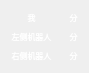
<?xml version="1.0" encoding="UTF-8"?>
<ui version="4.0">
 <class>ScorePanel</class>
 <widget class="QWidget" name="ScorePanel">
  <property name="geometry">
   <rect>
    <x>0</x>
    <y>0</y>
    <width>82</width>
    <height>57</height>
   </rect>
  </property>
  <property name="font">
   <font>
    <kerning>false</kerning>
   </font>
  </property>
  <property name="windowTitle">
   <string>Form</string>
  </property>
  <layout class="QGridLayout" name="gridLayout">
   <item row="2" column="1">
    <widget class="QLabel" name="RightScore">
     <property name="font">
      <font>
       <family>宋体</family>
       <pointsize>6</pointsize>
      </font>
     </property>
     <property name="styleSheet">
      <string notr="true">color: rgb(255, 255, 255);</string>
     </property>
     <property name="text">
      <string/>
     </property>
     <property name="alignment">
      <set>Qt::AlignCenter</set>
     </property>
    </widget>
   </item>
   <item row="0" column="0">
    <widget class="QLabel" name="meTitle">
     <property name="font">
      <font>
       <family>宋体</family>
       <pointsize>6</pointsize>
      </font>
     </property>
     <property name="styleSheet">
      <string notr="true">color: rgb(255, 255, 255);</string>
     </property>
     <property name="text">
      <string>我</string>
     </property>
     <property name="alignment">
      <set>Qt::AlignCenter</set>
     </property>
    </widget>
   </item>
   <item row="1" column="0">
    <widget class="QLabel" name="leftTitle">
     <property name="font">
      <font>
       <family>宋体</family>
       <pointsize>6</pointsize>
      </font>
     </property>
     <property name="styleSheet">
      <string notr="true">color: rgb(255, 255, 255);</string>
     </property>
     <property name="text">
      <string>左侧机器人</string>
     </property>
     <property name="alignment">
      <set>Qt::AlignCenter</set>
     </property>
    </widget>
   </item>
   <item row="1" column="2">
    <widget class="QLabel" name="score2">
     <property name="font">
      <font>
       <family>宋体</family>
       <pointsize>6</pointsize>
      </font>
     </property>
     <property name="styleSheet">
      <string notr="true">color: rgb(255, 255, 255);</string>
     </property>
     <property name="text">
      <string>分</string>
     </property>
     <property name="alignment">
      <set>Qt::AlignCenter</set>
     </property>
    </widget>
   </item>
   <item row="2" column="0">
    <widget class="QLabel" name="rightTitle">
     <property name="font">
      <font>
       <family>宋体</family>
       <pointsize>6</pointsize>
      </font>
     </property>
     <property name="styleSheet">
      <string notr="true">color: rgb(255, 255, 255);</string>
     </property>
     <property name="text">
      <string>右侧机器人</string>
     </property>
     <property name="alignment">
      <set>Qt::AlignCenter</set>
     </property>
    </widget>
   </item>
   <item row="2" column="2">
    <widget class="QLabel" name="score3">
     <property name="font">
      <font>
       <family>宋体</family>
       <pointsize>6</pointsize>
      </font>
     </property>
     <property name="styleSheet">
      <string notr="true">color: rgb(255, 255, 255);</string>
     </property>
     <property name="text">
      <string>分</string>
     </property>
     <property name="alignment">
      <set>Qt::AlignCenter</set>
     </property>
    </widget>
   </item>
   <item row="0" column="1">
    <widget class="QLabel" name="MyScore">
     <property name="font">
      <font>
       <family>宋体</family>
       <pointsize>6</pointsize>
      </font>
     </property>
     <property name="styleSheet">
      <string notr="true">color: rgb(255, 255, 255);</string>
     </property>
     <property name="text">
      <string/>
     </property>
     <property name="alignment">
      <set>Qt::AlignCenter</set>
     </property>
    </widget>
   </item>
   <item row="0" column="2">
    <widget class="QLabel" name="score1">
     <property name="font">
      <font>
       <family>宋体</family>
       <pointsize>6</pointsize>
      </font>
     </property>
     <property name="styleSheet">
      <string notr="true">color: rgb(255, 255, 255);</string>
     </property>
     <property name="text">
      <string>分</string>
     </property>
     <property name="alignment">
      <set>Qt::AlignCenter</set>
     </property>
    </widget>
   </item>
   <item row="1" column="1">
    <widget class="QLabel" name="LeftScore">
     <property name="font">
      <font>
       <family>宋体</family>
       <pointsize>6</pointsize>
      </font>
     </property>
     <property name="styleSheet">
      <string notr="true">color: rgb(255, 255, 255);</string>
     </property>
     <property name="text">
      <string/>
     </property>
     <property name="alignment">
      <set>Qt::AlignCenter</set>
     </property>
    </widget>
   </item>
  </layout>
 </widget>
 <resources/>
 <connections/>
</ui>
